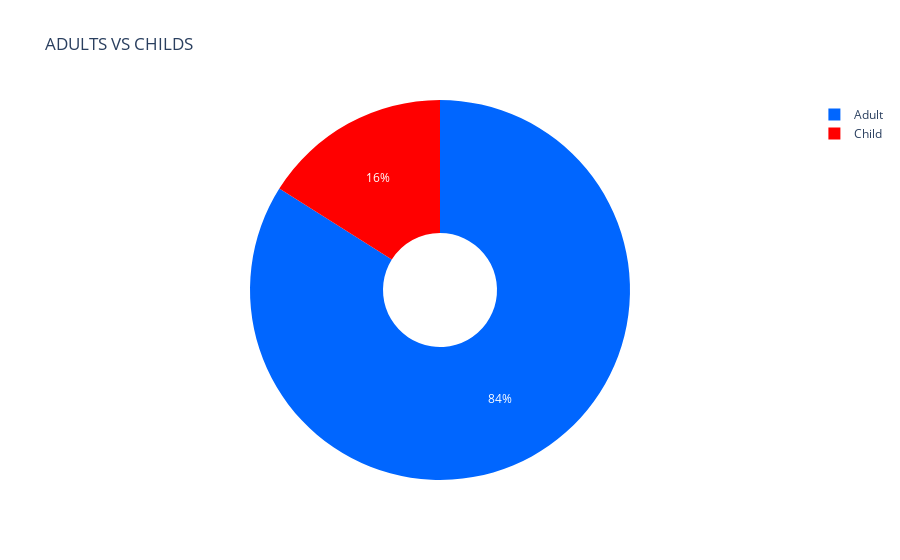

The cell this chart's notebook holds for it:
### Code cell
titanic_familys.value_counts()
fig = px.pie(titanic_familys, names='AGE', title='ADULTS VS CHILDS', hole=0.3, color_discrete_sequence=['#0066ff', '#ff0000'])
fig.show()

### Figure 1 — Plotly figure (JSON) as saved in the notebook; plotly's stock layout.template omitted (floating-point values rounded to 4 significant figures; data arrays with more than 128 entries replaced by an {"elided": "..."} marker saying what was removed)
{"data": [{"domain": {"x": [0, 1], "y": [0, 1]}, "hole": 0.3, "hovertemplate": "AGE=%{label}<extra></extra>", "labels": {"elided": "1309 str values"}, "legendgroup": "", "name": "", "showlegend": true, "type": "pie"}], "layout": {"legend": {"tracegroupgap": 0}, "piecolorway": ["#0066ff", "#ff0000"], "title": {"text": "ADULTS VS CHILDS"}}}
